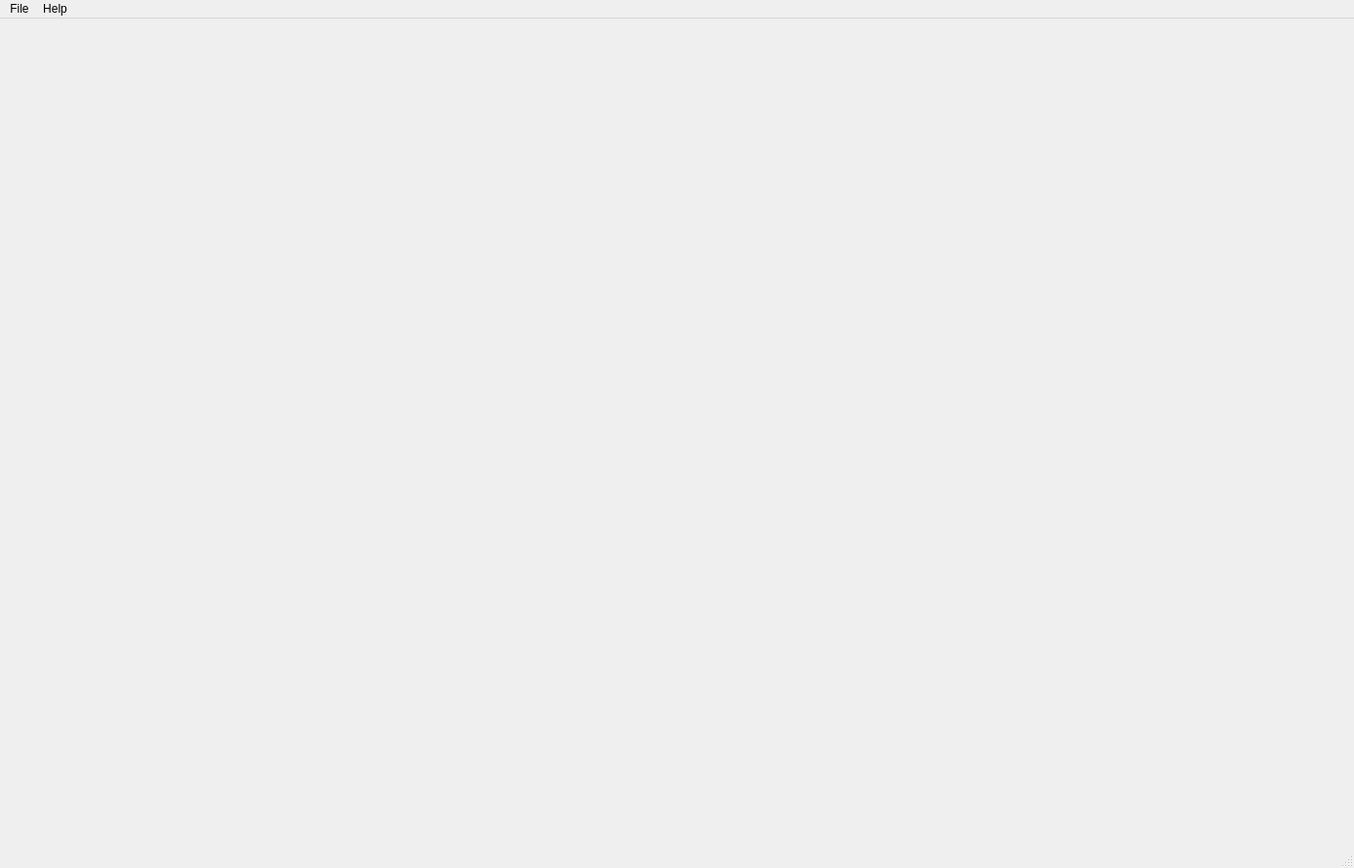
<?xml version="1.0" encoding="UTF-8"?>
<ui version="4.0">
 <class>MainWindow</class>
 <widget class="QMainWindow" name="MainWindow">
  <property name="geometry">
   <rect>
    <x>0</x>
    <y>0</y>
    <width>1388</width>
    <height>890</height>
   </rect>
  </property>
  <property name="windowTitle">
   <string>OpenGL Material Editor</string>
  </property>
  <property name="windowIcon">
   <iconset resource="MatlEditor.qrc">
    <normaloff>:/new/prefix1/res/logo.png</normaloff>:/new/prefix1/res/logo.png</iconset>
  </property>
  <widget class="QWidget" name="centralWidget"/>
  <widget class="QMenuBar" name="menuBar">
   <property name="geometry">
    <rect>
     <x>0</x>
     <y>0</y>
     <width>1388</width>
     <height>25</height>
    </rect>
   </property>
   <widget class="QMenu" name="menuFile">
    <property name="title">
     <string>File</string>
    </property>
    <addaction name="actionExit"/>
   </widget>
   <widget class="QMenu" name="menuHelp">
    <property name="title">
     <string>Help</string>
    </property>
    <addaction name="actionAbout"/>
    <addaction name="actionAbout_Qt"/>
   </widget>
   <addaction name="menuFile"/>
   <addaction name="menuHelp"/>
  </widget>
  <widget class="QStatusBar" name="statusBar"/>
  <action name="actionExit">
   <property name="text">
    <string>Exit</string>
   </property>
  </action>
  <action name="actionAbout">
   <property name="text">
    <string>About</string>
   </property>
  </action>
  <action name="actionAbout_Qt">
   <property name="text">
    <string>About Qt</string>
   </property>
  </action>
 </widget>
 <layoutdefault spacing="6" margin="11"/>
 <resources>
  <include location="MatlEditor.qrc"/>
 </resources>
 <connections/>
</ui>
